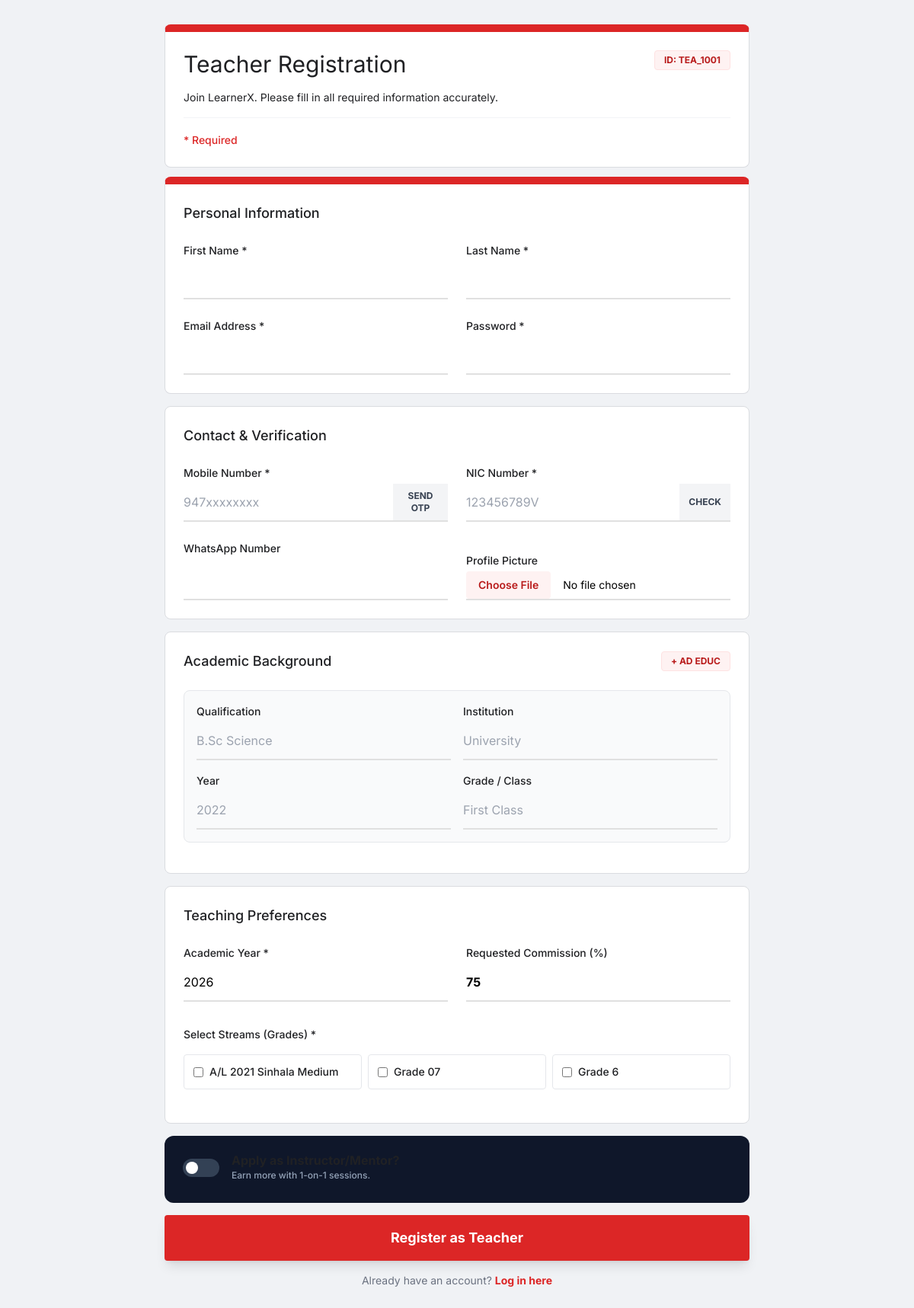
The page /teacher_register.php on the database as committed earlier.
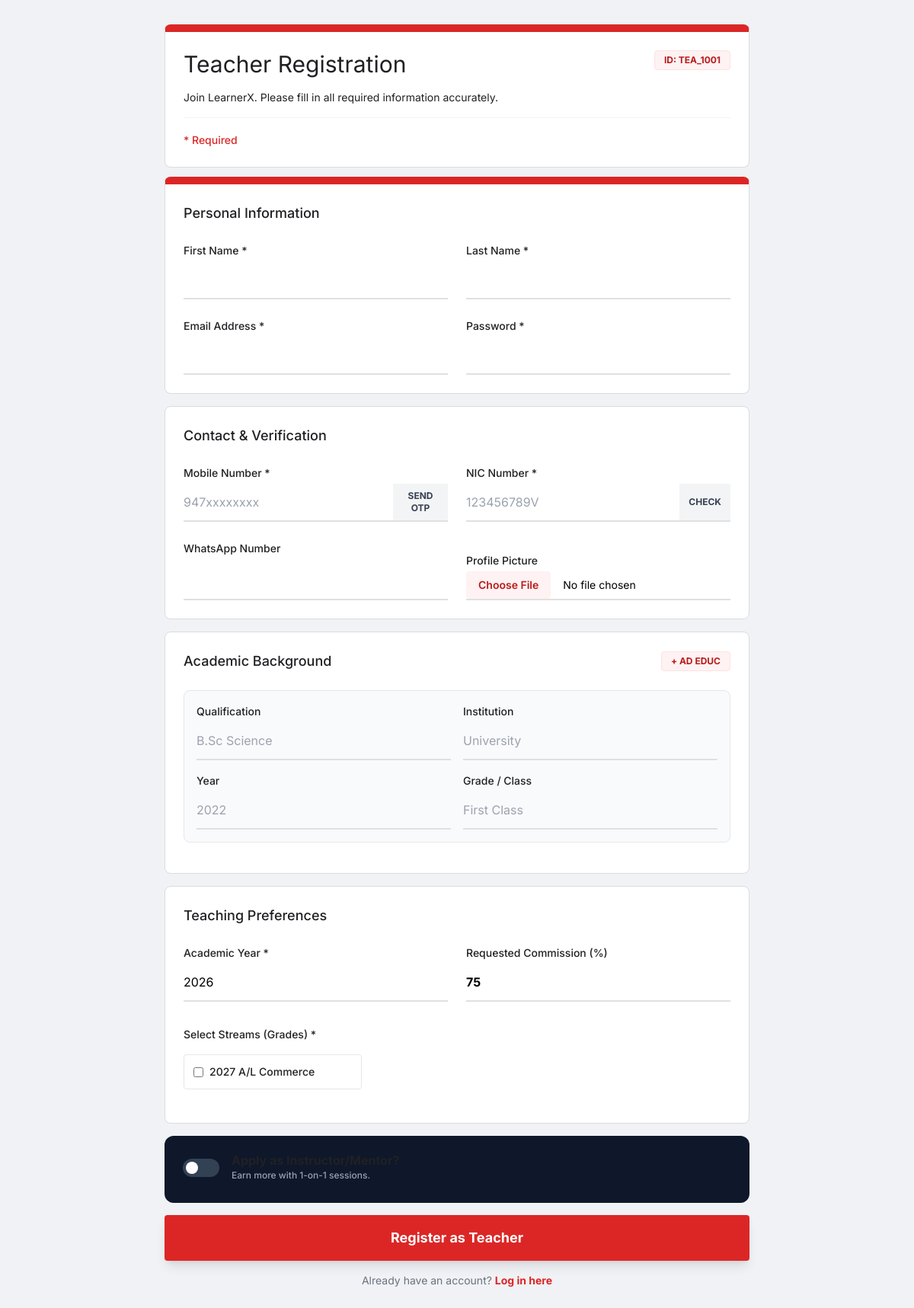
The same page on the database as committed later.
### tables this page shows
CREATE TABLE `streams` (
  `id` int(11) NOT NULL COMMENT 'Primary Key',
  `name` varchar(100) NOT NULL COMMENT 'Stream name (e.g., "Grade 6", "Grade 7", "A/L Science")',
  `description` text DEFAULT NULL COMMENT 'Optional description of the stream',
  `status` tinyint(1) NOT NULL DEFAULT 1 COMMENT 'Status: 1=active, 0=inactive',
  `created_at` timestamp NOT NULL DEFAULT current_timestamp() COMMENT 'Record creation timestamp',
  `updated_at` timestamp NOT NULL DEFAULT current_timestamp() ON UPDATE current_timestamp() COMMENT 'Record update timestamp'
);

### teacher_register.php (the view, shortened to what the changed rows need)
<?php
require_once 'config.php';
$streams_query = "SELECT id, name FROM streams WHERE status = 1 ORDER BY name";
$streams = $conn->query($streams_query)->fetch_all(MYSQLI_ASSOC);
?>
<!DOCTYPE html>
<html lang="en">
<head>
    <script src="https://cdn.tailwindcss.com"></script>
</head>
<body class="py-8 px-4">
    <div class="max-w-3xl mx-auto">
        <div class="form-card">
            <div class="flex justify-between items-start mb-4">
                <h1 class="text-3xl font-normal text-[#202124]">Teacher Registration</h1>
            </div>
        </div>
        <form method="POST" enctype="multipart/form-data" class="space-y-4">
            <div class="form-card">
                <h2 class="text-lg font-medium text-[#202124] mb-6">Personal Information</h2>
            </div>
            <div class="form-card">
                <h2 class="text-lg font-medium text-[#202124] mb-6">Contact & Verification</h2>
            </div>
            <div class="form-card">
                <div class="flex justify-between items-center mb-6">
                    <h2 class="text-lg font-medium text-[#202124]">Academic Background</h2>
                </div>
            </div>
            <div class="form-card">
                <h2 class="text-lg font-medium text-[#202124] mb-6">Teaching Preferences</h2>
                <div class="mb-4">
                    <div class="grid grid-cols-2 sm:grid-cols-3 gap-2">
                        <?php foreach ($streams as $stream): ?>
                            <label class="flex items-center space-x-2 border rounded p-3 hover:bg-gray-50 cursor-pointer transition">
                                <input type="checkbox" name="teacher_streams[]" value="<?php echo $stream['id']; ?>" class="teacher-stream-checkbox" onchange="loadTeacherSubjects()">
                                <span class="text-sm"><?php echo htmlspecialchars($stream['name']); ?></span>
                            </label>
                        <?php endforeach; ?>
                    </div>
                </div>
            </div>
        </form>
    </div>
</body>
</html>

Rows that differ between the two databases and show on the page:
removed streams: name "A/L 2021 Sinhala Medium"
removed streams: name "Grade 07"
removed streams: name "Grade 6"
added streams: name "2027 A/L Commerce"
